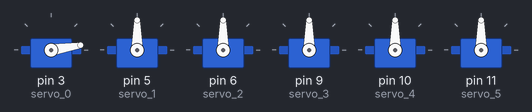
Bench run of a sketch on a simulated Arduino Uno, built with avr-gcc and run on an emulated ATmega328P. On the bench: 6 × servo.

Above: at 0.15 s.
At 4.67 s:
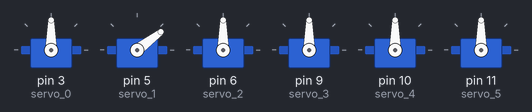
At 9.8 s:
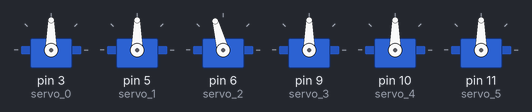
At 19.75 s:
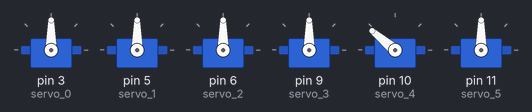
At 29.7 s:
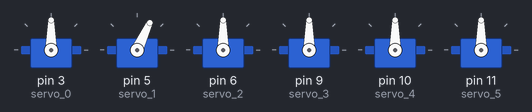
At 39.65 s:
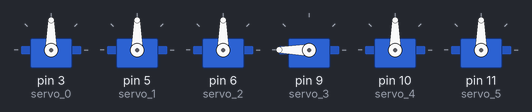
Timing chart, 0 to 40.0 s (numbered marks = the images above):
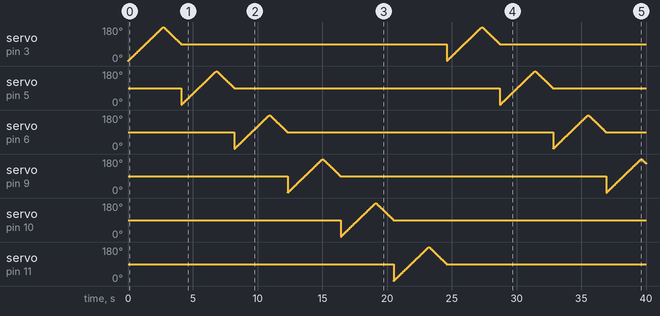

The sketch:

savoxServoTest.ino
```cpp
#include <Servo.h>

Servo servo_0;
Servo servo_1;
Servo servo_2;
Servo servo_3;
Servo servo_4;
Servo servo_5;

int pos = 0;

void setup() {
  servo_0.attach(3);
  servo_1.attach(5);
  servo_2.attach(6);
  servo_3.attach(9);
  servo_4.attach(10);
  servo_5.attach(11);
}

void loop() {
//000000000000000000000000000000000000000000000000
  for(pos=0;pos<=180;pos+=1){
    servo_0.write(pos);
    delay(15);
  }
  for(pos=180;pos>=90;pos-=1){
    servo_0.write(pos);
    delay(15);
  }
//1111111111111111111111111111111111111111111111111
  for(pos=0;pos<=180;pos+=1){
    servo_1.write(pos);
    delay(15);
  }
  for(pos=180;pos>=90;pos-=1){
    servo_1.write(pos);
    delay(15);
  }
//22222222222222222222222222222222222222222222222222
  for(pos=0;pos<=180;pos+=1){
    servo_2.write(pos);
    delay(15);
  }
  for(pos=180;pos>=90;pos-=1){
    servo_2.write(pos);
    delay(15);
  }
//333333333333333333333333333333333333333333333333333
  for(pos=0;pos<=180;pos+=1){
    servo_3.write(pos);
    delay(15);
  }
  for(pos=180;pos>=90;pos-=1){
    servo_3.write(pos);
    delay(15);
  }
//444444444444444444444444444444444444444444444444444
  for(pos=0;pos<=180;pos+=1){
    servo_4.write(pos);
    delay(15);
  }
  for(pos=180;pos>=90;pos-=1){
    servo_4.write(pos);
    delay(15);
  }
//5555555555555555555555555555555555555555555555555555
  for(pos=0;pos<=180;pos+=1){
    servo_5.write(pos);
    delay(15);
  }
  for(pos=180;pos>=90;pos-=1){
    servo_5.write(pos);
    delay(15);
  }

}
```
